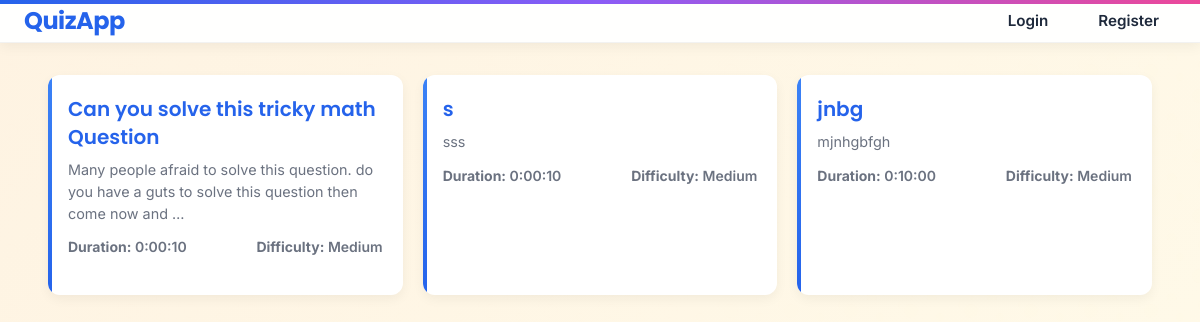
Before: / with the older database file.
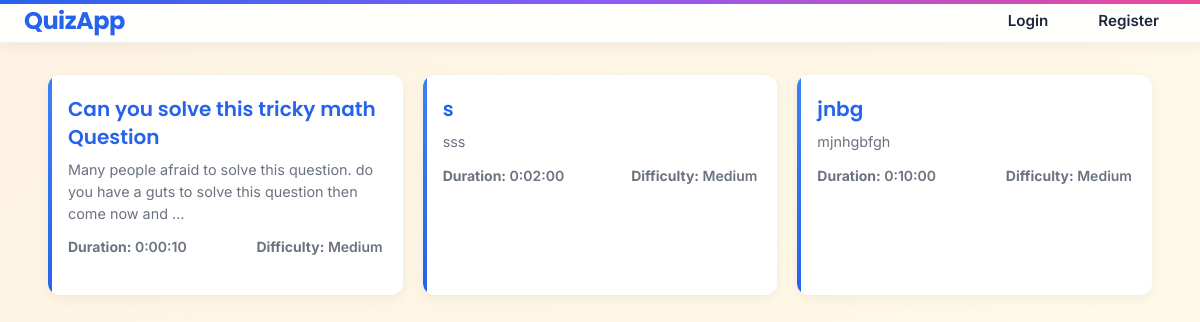
After: the same page with the newer database file.
### app/models.py (models this page shows, shortened)
class Quizes(models.Model):
    title = models.CharField(max_length=200)
    description = models.TextField(blank=True, null=True)
    created_by = models.ForeignKey(User, on_delete=models.SET_NULL, null=True, blank=True)
    created_at = models.DateTimeField(auto_now_add=True)
    duration = models.DurationField(default=timedelta(minutes=10))  # Quiz time limit
    difficulty = models.CharField(max_length=1, choices=DIFFICULT_CHOICES, default="M")
    is_active = models.BooleanField(default=True) #can be attempt
    available_until = models.DateTimeField(null=True, blank=True)

### app/views.py (the view)
# urls.py: path("", QuizListView.as_view(), name="quiz-list"),
class QuizListView(ListView):
    model = Quizes
    template_name = 'app/quizes_list.html'
    context_object_name = 'quizzes'
    def get_queryset(self):
        now = timezone.now()
        return Quizes.objects.filter(is_active=True, available_until__gte=now) | \
            Quizes.objects.filter(is_active=True, available_until__isnull=True)

### app/templates/app/quizes_list.html (shortened to what this page needs)
{% extends 'base.html' %}
{% block content %}
<div class="container">
  {% if quizzes %}
    <div class="quiz-list">
      {% for quiz in quizzes %}
        <div class="quiz-item">
          <h3><a href="{% url 'quiz-detail' quiz.pk %}">{{ quiz.title }}</a></h3>
          <p>{{ quiz.description|truncatewords:20|default:"No description" }}</p>
          <div class="meta">
            <span class="duration"><strong>Duration:</strong> {{ quiz.duration }}</span>
            <span class="difficulty"><strong>Difficulty:</strong> {{ quiz.get_difficulty_display }}</span>
          </div>
        </div>
      {% endfor %}
    </div>
  {% else %}
    <p>No active quizzes available.</p>
  {% endif %}
</div>
{% endblock %}

### app/templates/base.html (shortened to what this page needs)
<!DOCTYPE html>
{% load static %}
<html lang="en">
<head>
    <link rel="stylesheet" href="{% static 'app/css/style.css' %}">
</head>
<body>
    <nav class="nav">
        <div class="container nav-inner">
            <a href="{% url 'quiz-list' %}" class="nav-brand">QuizApp</a>
            <ul class="nav-links">
                {% if user.is_authenticated %}
                    <li><span><strong>{{ user.username }}</strong></span></li>
                    <li>
                        <form method="post" action="{% url 'logout' %}" style="display:inline;">
                            {% csrf_token %}
                            <button type="submit" class="btn btn-sm btn-secondary">Logout</button>
                        </form>
                    </li>
                {% else %}
                    <li><a href="{% url 'login' %}" class="nav-link">Login</a></li>
                    <li><a href="{% url 'register' %}" class="nav-link">Register</a></li>
                {% endif %}
            </ul>
        </div>
    </nav>
    <div class="page">
        <main id="main-content" class="content">
            <div class="container">
                {% block content %}
                {% endblock %}
            </div>
        </main>
    </div>
</body>
</html>

### app/static/app/css/style.css (style rules this page uses)
:root { --primary: #2563eb; --warm-primary: #f59e0b; --warm-secondary: #f97316; --warm-tertiary: #eab308; --danger: #ef4444; --neutral-light: #fef3e2; --neutral-dark: #1e293b; --border-radius: 16px; --shadow-sm: 0 4px 12px rgba(0, 0, 0, 0.05); --shadow: 0 8px 20px rgba(0, 0, 0, 0.1); --transition: all 0.3s ease; }
*, *::before, *::after { box-sizing: border-box; }
h1, h2, h3, h4, h5, h6, .nav-brand, .btn { font-family: 'Poppins', -apple-system, BlinkMacSystemFont, 'Segoe UI', Roboto, sans-serif; font-weight: 700; margin: 0; }
h2, h3 { font-weight: 600; }
body, p, li, label, input, textarea, select { font-family: 'Inter', -apple-system, BlinkMacSystemFont, 'Segoe UI', Roboto, sans-serif; font-weight: 400; margin: 0; }
body { margin: 0; background: linear-gradient(135deg, var(--neutral-light) 0%, #fffbea 100%); color: var(--neutral-dark); min-height: 100vh; line-height: 1.6; }
body::after { content: ''; position: fixed; top: 0; left: 0; width: 100%; height: 100%; opacity: 0.2; pointer-events: none; z-index: -1; }
.nav { background: rgba(255, 255, 255, 0.95); backdrop-filter: blur(12px); -webkit-backdrop-filter: blur(12px); box-shadow: var(--shadow-sm); padding: 0; position: sticky; top: 0; z-index: 1000; border-bottom: 1px solid rgba(0, 0, 0, 0.05); }
.nav-inner { max-width: 1280px; margin: 0 auto; display: flex; justify-content: space-between; align-items: center; padding: 0.8rem 1.5rem; }
.nav-brand { font-size: 1.5rem; color: var(--primary); text-decoration: none; letter-spacing: -0.5px; transition: var(--transition); }
.nav-links { display: flex; list-style: none; margin: 0; padding: 0; gap: 1rem; align-items: center; }
.nav-link, .btn { font-weight: 600; text-decoration: none; border-radius: var(--border-radius); padding: 0.5rem 1rem; transition: var(--transition); cursor: pointer; font-size: 0.95rem; display: inline-flex; align-items: center; gap: 0.4rem; }
.nav-link { color: var(--neutral-dark); background: transparent; border: 1px solid transparent; }
.page { display: flex; flex-direction: column; min-height: calc(100vh - 64px); }
.content { flex: 1; padding: 2rem 0; }
.container { max-width: 1200px; margin: 0 auto; padding: 0 1.5rem; }
body::before { content: ''; position: fixed; top: 0; left: 0; width: 100%; height: 4px; background: linear-gradient(90deg, var(--warm-primary), var(--warm-secondary), var(--warm-tertiary)); z-index: 2000; pointer-events: none; }
html { scroll-behavior: smooth; }
body::before { content: ''; position: fixed; top: 0; left: 0; width: 100%; height: 4px; background: linear-gradient(90deg, var(--primary), #8b5cf6, #ec4899); z-index: 2000; pointer-events: none; }
.quiz-list { display: grid; gap: 20px; grid-template-columns: repeat(auto-fill, minmax(300px, 1fr)); }
.quiz-item { background: white; border-radius: 12px; padding: 20px; box-shadow: 0 4px 12px rgba(0,0,0,0.05); transition: transform 0.2s ease, box-shadow 0.2s ease; position: relative; overflow: hidden; }
.quiz-item::before { content: ''; position: absolute; top: 0; left: 0; width: 4px; height: 100%; background: linear-gradient(to bottom, #3b82f6, #2563eb); }
.quiz-item h3 { font-size: 1.25rem; margin-top: 0; margin-bottom: 8px; color: #1e293b; line-height: 1.4; }
.quiz-item p { font-size: 0.9rem; color: #6b7280; margin: 8px 0; line-height: 1.5; }
.quiz-item .meta { display: flex; justify-content: space-between; align-items: center; margin-top: 12px; font-size: 0.875rem; color: #9ca3af; }
.quiz-item .difficulty { font-weight: 600; color: #6b7280; }
.quiz-item .duration { font-weight: 600; color: #6b7280; }
.quiz-item a { color: #2563eb; text-decoration: none; font-weight: 600; transition: color 0.2s ease; }
.meta { display: flex; gap: 1.5rem; margin: 1rem 0; font-size: 0.9rem; color: var(--gray-500); }
.meta span { font-weight: 600; color: var(--neutral-dark); }

Changed rows visible on the page:
changed Quizes "sss": duration "0:00:10" → "0:02:00"
